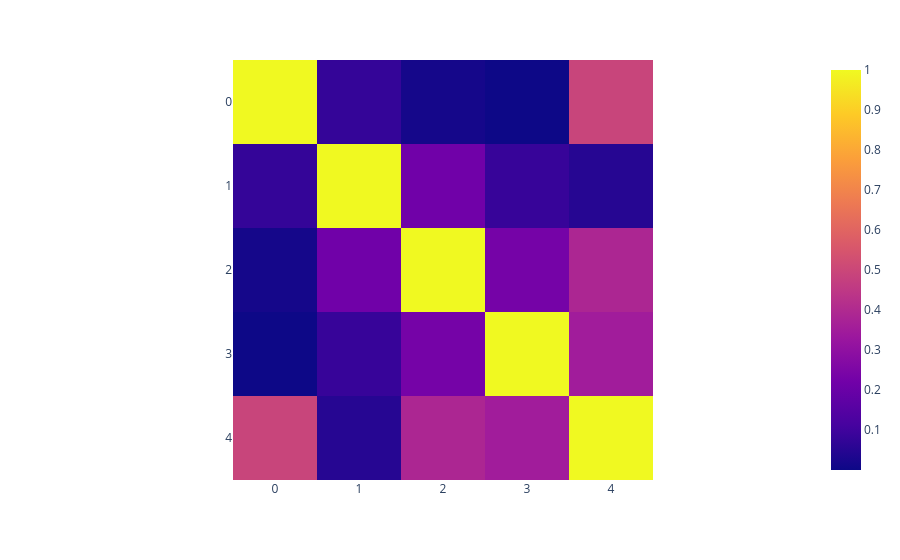

Notebook code cell kept with this figure:
### Code cell
# Calculate and plot the global MAC matrix
MAC = np.zeros((n_modes, n_modes))
for i in range(n_modes):
    for j in range(n_modes):
        MAC[i, j] = (np.abs(Phi_id[:, i].conj().T @ Phi_id[:, j]))**2 / ((Phi_id[:, i].conj().T @ Phi_id[:, i]) * (Phi_id[:, j].conj().T @ Phi_id[:, j]))

# Plot the MAC matrix: Check if the off-diagonal elements are close to zero
fig = px.imshow(MAC)
fig.show()

### Figure 1 — Plotly figure (JSON) as saved in the notebook; plotly's stock layout.template omitted (floating-point values rounded to 4 significant figures)
{"data": [{"coloraxis": "coloraxis", "hovertemplate": "x: %{x}<br>y: %{y}<br>color: %{z}<extra></extra>", "name": "0", "type": "heatmap", "xaxis": "x", "yaxis": "y", "z": [[1.0, 0.07749, 0.01548, 0.0007522, 0.492], [0.07749, 1.0, 0.2174, 0.08338, 0.04961], [0.01548, 0.2174, 1.0, 0.2315, 0.3873], [0.0007522, 0.08338, 0.2315, 1.0, 0.35], [0.492, 0.04961, 0.3873, 0.35, 1.0]]}], "layout": {"coloraxis": {"colorscale": [[0, "#0d0887"], [0.1111, "#46039f"], [0.2222, "#7201a8"], [0.3333, "#9c179e"], [0.4444, "#bd3786"], [0.5556, "#d8576b"], [0.6667, "#ed7953"], [0.7778, "#fb9f3a"], [0.8889, "#fdca26"], [1, "#f0f921"]]}, "margin": {"t": 60}, "xaxis": {"anchor": "y", "constrain": "domain", "domain": [0, 1], "scaleanchor": "y"}, "yaxis": {"anchor": "x", "autorange": "reversed", "constrain": "domain", "domain": [0, 1]}}}
